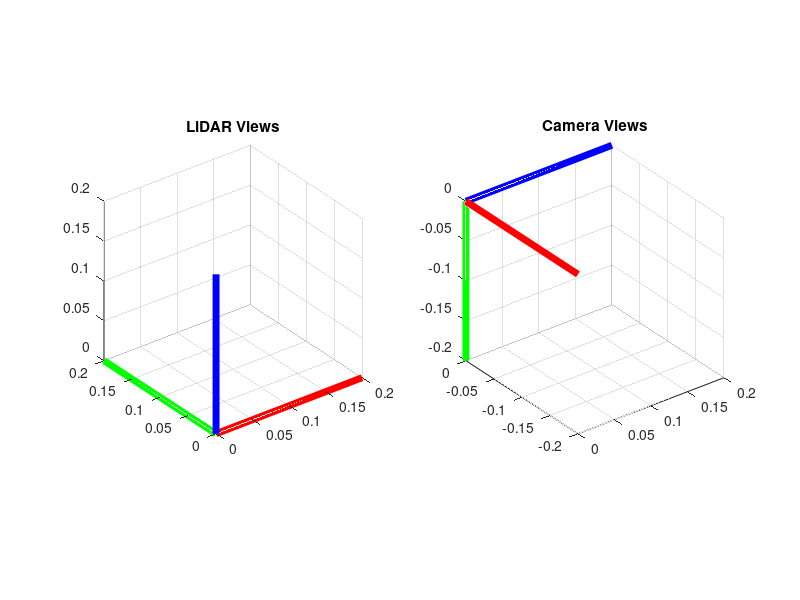

The MATLAB script that drew this image:
clear all;
clc;
files_lidar = dir('../left/plane/lidar/*.csv')
files_camera = dir('../left/plane/camera/*.csv')

side_len = 1.016;
objectPts_W = [0, 0, 0, 1; 
               0, side_len, 0, 1; 
               side_len, side_len, 0, 1;
               side_len, 0, 0, 1]';
fx = 6.4372590342756985e+02;
fy = 6.4372590342756985e+02;
cx = 3.9534097290039062e+02;
cy = 3.0199901199340820e+02;
K = [fx, 0, cx; 0, fy, cy; 0, 0, 1];
C1_T_C = [0  0 1 0; 
         -1  0 0 0; 
          0 -1 0 0; 
          0  0 0 1]; 
n = length(files_lidar);
%n = 5;
figure('Name', 'Left Plane Views')
for i = 1:n
  csv_lidar = load((strcat('../left/plane/lidar/', files_lidar(i).name)));
%{
  csv_lidar = removeOutliers(csv_lidar, 
                             side_len, 
                             side_len);
%}                             
  xP = csv_lidar(:, 1);
  yP = csv_lidar(:, 2);
  zP = csv_lidar(:, 3);
%  %{
  subplot(121);
  color_no = (i-1)/length(files_lidar);
  plot3(xP, yP, zP, '.', 'MarkerSize', 10);
  hold on;
  csv_camera = load((strcat('../left/plane/camera/', files_camera(i).name)));
  R_t = csv_camera;
  R_t = [R_t; 0 0 0 1];
  C1_T_W = C1_T_C*R_t;
  objectPts_C1 = C1_T_W*objectPts_W;
  objectPts_C1 = objectPts_C1';
  objectPts_C1 = [objectPts_C1; objectPts_C1(1, :)];
  xC = objectPts_C1(:, 1);
  yC = objectPts_C1(:, 2);
  zC = objectPts_C1(:, 3);
  subplot(122);
  plot3(xC, yC, zC, '-','LineWidth',2,...
    'MarkerSize',10,...
    'MarkerEdgeColor',[color_no, color_no, color_no]);
  hold on
%  %}
end 
%%{
origin = [0, 0, 0];

subplot(121);
x =[0.2, 0, 0];
y =[0, 0.2, 0];
z =[0, 0, 0.2];
axis_pts_x = [origin; x];
axis_pts_y = [origin; y];
axis_pts_z = [origin; z];
plot3(axis_pts_x(:, 1), axis_pts_x(:, 2), axis_pts_x(:, 3), 'LineWidth', 5, 'r');
hold on;
plot3(axis_pts_y(:, 1), axis_pts_y(:, 2), axis_pts_y(:, 3), 'LineWidth', 5, 'g');
hold on;
plot3(axis_pts_z(:, 1), axis_pts_z(:, 2), axis_pts_z(:, 3), 'LineWidth', 5, 'b');
hold off;
grid;
axis equal;
title('LiDAR Views');
 
subplot(122);
x =[0.2, 0, 0];
y =[0, -0.2, 0];
z =[0, 0, -0.2];
axis_pts_x = [origin; x];
axis_pts_y = [origin; y];
axis_pts_z = [origin; z];
plot3(axis_pts_x(:, 1), axis_pts_x(:, 2), axis_pts_x(:, 3), 'LineWidth', 5, 'b');
hold on;
plot3(axis_pts_y(:, 1), axis_pts_y(:, 2), axis_pts_y(:, 3), 'LineWidth', 5, 'r');
hold on;
plot3(axis_pts_z(:, 1), axis_pts_z(:, 2), axis_pts_z(:, 3), 'LineWidth', 5, 'g');
hold off;
grid;
axis equal;
title('Camera Views');
%%}

